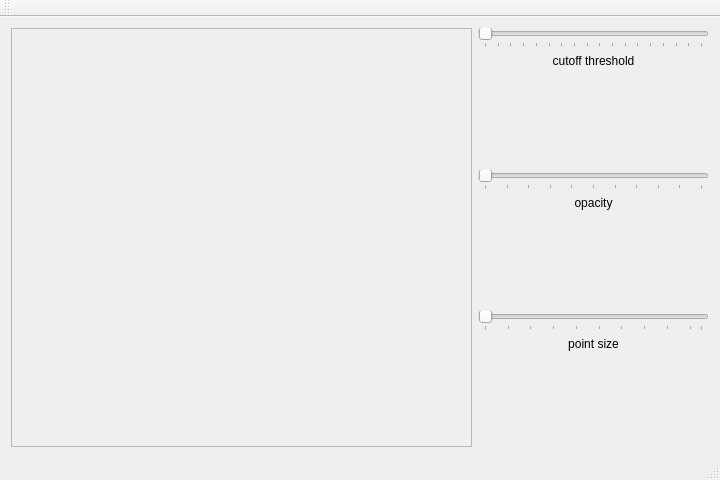
<?xml version="1.0" encoding="UTF-8"?>
<ui version="4.0">
 <class>MainWindow</class>
 <widget class="QMainWindow" name="MainWindow">
  <property name="geometry">
   <rect>
    <x>0</x>
    <y>0</y>
    <width>720</width>
    <height>480</height>
   </rect>
  </property>
  <property name="windowTitle">
   <string>Qt VTK </string>
  </property>
  <widget class="QWidget" name="centralWidget">
   <layout class="QGridLayout" name="gridLayout" columnstretch="2,1">
    <item row="1" column="1">
     <layout class="QVBoxLayout" name="verticalLayout">
      <item>
       <widget class="QSlider" name="cutoff_threshold_slider">
        <property name="maximum">
         <number>255</number>
        </property>
        <property name="orientation">
         <enum>Qt::Orientation::Horizontal</enum>
        </property>
        <property name="tickPosition">
         <enum>QSlider::TickPosition::TicksBelow</enum>
        </property>
        <property name="tickInterval">
         <number>15</number>
        </property>
       </widget>
      </item>
      <item>
       <widget class="QLabel" name="cutoff_threshold_label">
        <property name="text">
         <string>cutoff threshold</string>
        </property>
        <property name="alignment">
         <set>Qt::AlignmentFlag::AlignCenter</set>
        </property>
       </widget>
      </item>
      <item>
       <spacer name="verticalSpacer">
        <property name="orientation">
         <enum>Qt::Orientation::Vertical</enum>
        </property>
        <property name="sizeHint" stdset="0">
         <size>
          <width>20</width>
          <height>20</height>
         </size>
        </property>
       </spacer>
      </item>
      <item>
       <widget class="QSlider" name="opacity_slider">
        <property name="maximum">
         <number>100</number>
        </property>
        <property name="orientation">
         <enum>Qt::Orientation::Horizontal</enum>
        </property>
        <property name="tickPosition">
         <enum>QSlider::TickPosition::TicksBelow</enum>
        </property>
       </widget>
      </item>
      <item>
       <widget class="QLabel" name="opacity_label">
        <property name="text">
         <string>opacity</string>
        </property>
        <property name="alignment">
         <set>Qt::AlignmentFlag::AlignCenter</set>
        </property>
       </widget>
      </item>
      <item>
       <spacer name="verticalSpacer_2">
        <property name="orientation">
         <enum>Qt::Orientation::Vertical</enum>
        </property>
        <property name="sizeHint" stdset="0">
         <size>
          <width>20</width>
          <height>40</height>
         </size>
        </property>
       </spacer>
      </item>
      <item>
       <widget class="QSlider" name="point_size_slider">
        <property name="minimum">
         <number>1</number>
        </property>
        <property name="maximum">
         <number>20</number>
        </property>
        <property name="orientation">
         <enum>Qt::Orientation::Horizontal</enum>
        </property>
        <property name="tickPosition">
         <enum>QSlider::TickPosition::TicksBelow</enum>
        </property>
        <property name="tickInterval">
         <number>2</number>
        </property>
       </widget>
      </item>
      <item>
       <widget class="QLabel" name="point_size_label">
        <property name="text">
         <string>point size</string>
        </property>
        <property name="alignment">
         <set>Qt::AlignmentFlag::AlignCenter</set>
        </property>
       </widget>
      </item>
      <item>
       <spacer name="verticalSpacer_3">
        <property name="orientation">
         <enum>Qt::Orientation::Vertical</enum>
        </property>
        <property name="sizeHint" stdset="0">
         <size>
          <width>20</width>
          <height>40</height>
         </size>
        </property>
       </spacer>
      </item>
     </layout>
    </item>
    <item row="1" column="0">
     <widget class="QFrame" name="frame">
      <property name="frameShape">
       <enum>QFrame::Shape::StyledPanel</enum>
      </property>
      <property name="frameShadow">
       <enum>QFrame::Shadow::Raised</enum>
      </property>
     </widget>
    </item>
   </layout>
  </widget>
  <widget class="QMenuBar" name="menuBar">
   <property name="geometry">
    <rect>
     <x>0</x>
     <y>0</y>
     <width>720</width>
     <height>25</height>
    </rect>
   </property>
  </widget>
  <widget class="QToolBar" name="mainToolBar">
   <attribute name="toolBarArea">
    <enum>TopToolBarArea</enum>
   </attribute>
   <attribute name="toolBarBreak">
    <bool>false</bool>
   </attribute>
  </widget>
  <widget class="QStatusBar" name="statusBar"/>
  <action name="actionTest_Bullet">
   <property name="text">
    <string>Start</string>
   </property>
  </action>
  <action name="actionStart">
   <property name="text">
    <string>Start</string>
   </property>
  </action>
 </widget>
 <layoutdefault spacing="6" margin="11"/>
 <resources/>
 <connections/>
</ui>
